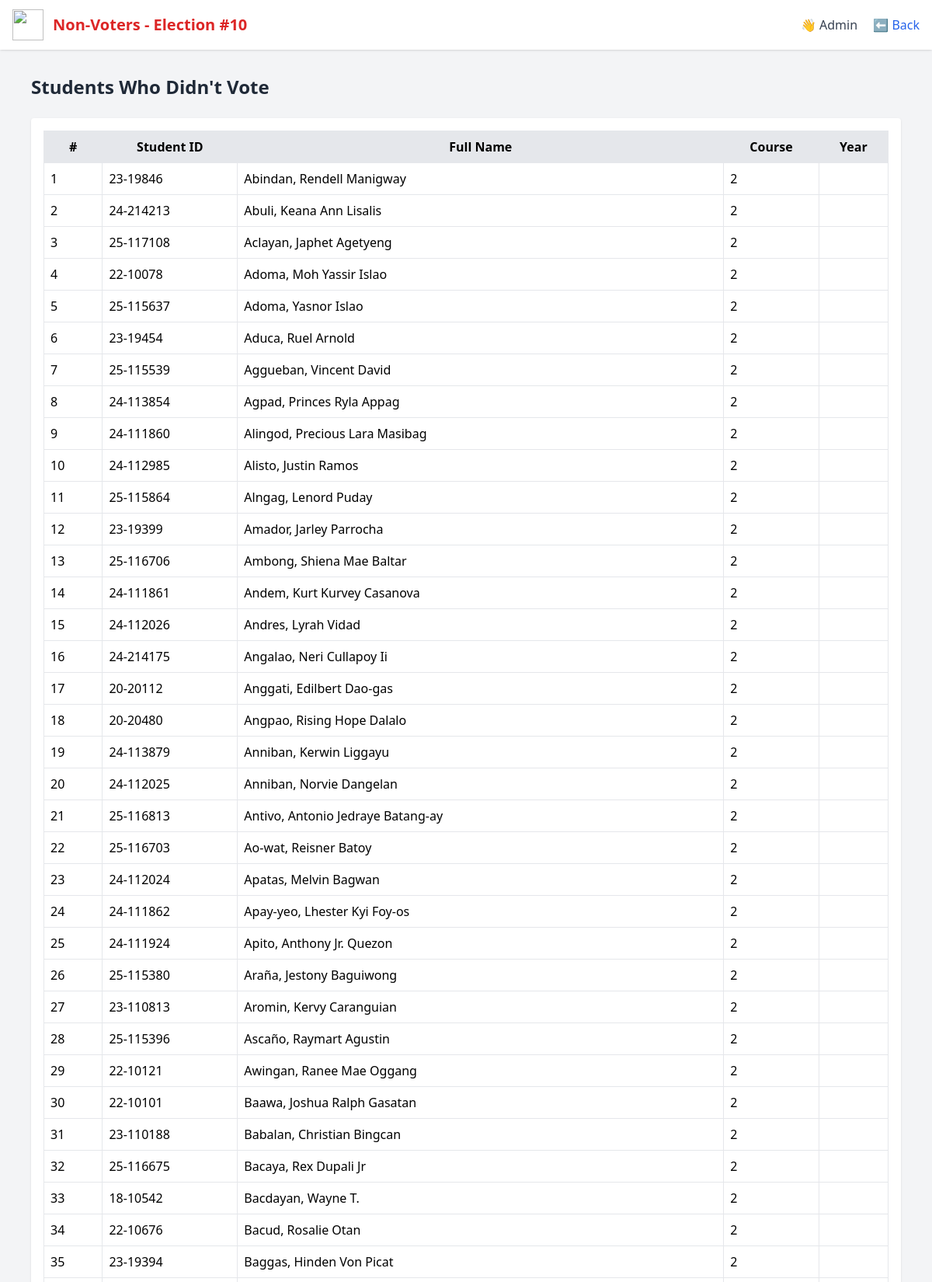
Screenshot of /not_voted.php?election_id=10 (upper part) with the database file from the repository.
### tables this page shows
CREATE TABLE `students` (
  `id` int(11) NOT NULL,
  `student_id` varchar(20) DEFAULT NULL,
  `name` varchar(100) DEFAULT NULL,
  `password` varchar(255) DEFAULT NULL,
  `college_id` int(11) DEFAULT NULL,
  `first_name` varchar(50) NOT NULL,
  `middle_name` varchar(50) DEFAULT NULL,
  `last_name` varchar(50) NOT NULL,
  `ext` varchar(10) DEFAULT NULL,
  `gender` enum('Male','Female','Other') NOT NULL,
  `course_year_section` varchar(100) DEFAULT NULL,
  `year_level` int(11) DEFAULT NULL,
  `status` enum('active','inactive') DEFAULT 'active',
  `course` varchar(500) DEFAULT NULL,
  `section` varchar(10) DEFAULT NULL
);

### not_voted.php (the view, shortened to what this page needs)
<?php
$adminName = $_SESSION['admin_name'] ?? 'Admin';
$conn = new mysqli("localhost", "root", "", "voting_system");
$electionId = isset($_GET['election_id']) ? (int)$_GET['election_id'] : 0;
$votesSql = "SELECT DISTINCT student_id FROM votes WHERE election_id = ?";
$stmt = $conn->prepare($votesSql);
$stmt->bind_param("i", $electionId);
$stmt->execute();
$voteResult = $stmt->get_result();
$votedStudentIds = [];
while ($row = $voteResult->fetch_assoc()) {
    $votedStudentIds[] = $row['student_id'];
}
$idsIn = implode(',', array_map('intval', $votedStudentIds));
$whereNotIn = empty($idsIn) ? "1=1" : "id NOT IN ($idsIn)";
$notVotedSql = "SELECT * FROM students WHERE $whereNotIn ORDER BY last_name";
$studentsResult = $conn->query($notVotedSql);
?>
<!DOCTYPE html>
<html lang="en">
<head>
  <script src="https://cdn.tailwindcss.com"></script>
</head>
<body class="bg-gray-100 min-h-screen">
<header class="bg-white shadow fixed w-full top-0 z-50">
  <div class="max-w-7xl mx-auto px-4 h-16 flex justify-between items-center">
    <div class="flex items-center space-x-3">
      <img src="https://cdn-icons-png.flaticon.com/512/201/201818.png" class="w-10 h-10">
      <h1 class="text-xl font-bold text-red-600">Non-Voters - Election #<?= htmlspecialchars($electionId) ?></h1>
    </div>
    <div>
      <span class="text-gray-700">👋 <?= htmlspecialchars($adminName) ?></span>
      <a href="javascript:history.back()" class="ml-4 text-blue-600 hover:underline">⬅ Back</a>
    </div>
  </div>
</header>
<main class="max-w-6xl mx-auto pt-24 pb-10 px-4">
  <h2 class="text-2xl font-semibold mb-6 text-gray-800">Students Who Didn't Vote</h2>
  <div class="bg-white shadow rounded p-4 overflow-auto">
    <table class="w-full table-auto border-collapse">
      <thead class="bg-gray-200">
        <tr>
          <th class="p-2 border">#</th>
          <th class="p-2 border">Student ID</th>
          <th class="p-2 border">Full Name</th>
          <th class="p-2 border">Course</th>
          <th class="p-2 border">Year</th>
        </tr>
      </thead>
      <tbody>
        <?php if ($studentsResult->num_rows > 0): ?>
          <?php $i = 1; while ($student = $studentsResult->fetch_assoc()): ?>
            <tr class="hover:bg-gray-50">
              <td class="p-2 border"><?= $i++ ?></td>
              <td class="p-2 border"><?= htmlspecialchars($student['student_id']) ?></td>
              <td class="p-2 border">
                <?= htmlspecialchars($student['last_name']) ?>,
                <?= htmlspecialchars($student['first_name']) ?>
                <?= htmlspecialchars($student['middle_name']) ?> <?= htmlspecialchars($student['ext']) ?>
              </td>
              <td class="p-2 border"><?= htmlspecialchars($student['course']) ?></td>
              <td class="p-2 border"><?= htmlspecialchars($student['year']) ?></td>
            </tr>
          <?php endwhile; ?>
        <?php else: ?>
          <tr>
            <td colspan="5" class="text-center p-4 text-gray-500">All students have voted.</td>
          </tr>
        <?php endif; ?>
      </tbody>
    </table>
  </div>
</main>
</body>
</html>

### rows the page displays
students: student "23-19846", last_name "Abindan", first_name "Rendell", middle_name "Manigway", course "2"
students: student "24-214213", last_name "Abuli", first_name "Keana Ann", middle_name "Lisalis", course "2"
students: student "25-117108", last_name "Aclayan", first_name "Japhet", middle_name "Agetyeng", course "2"
students: student "22-10078", last_name "Adoma", first_name "Moh Yassir", middle_name "Islao", course "2"
students: student "25-115637", last_name "Adoma", first_name "Yasnor", middle_name "Islao", course "2"
students: student "23-19454", last_name "Aduca", first_name "Ruel", middle_name "Arnold", course "2"
students: student "25-115539", last_name "Aggueban", first_name "Vincent", middle_name "David", course "2"
students: student "24-113854", last_name "Agpad", first_name "Princes Ryla", middle_name "Appag", course "2"
students: student "24-111860", last_name "Alingod", first_name "Precious Lara", middle_name "Masibag", course "2"
students: student "24-112985", last_name "Alisto", first_name "Justin", middle_name "Ramos", course "2"
students: student "25-115864", last_name "Alngag", first_name "Lenord", middle_name "Puday", course "2"
students: student "23-19399", last_name "Amador", first_name "Jarley", middle_name "Parrocha", course "2"
students: student "25-116706", last_name "Ambong", first_name "Shiena Mae", middle_name "Baltar", course "2"
students: student "24-111861", last_name "Andem", first_name "Kurt Kurvey", middle_name "Casanova", course "2"
students: student "24-112026", last_name "Andres", first_name "Lyrah", middle_name "Vidad", course "2"
students: student "24-214175", last_name "Angalao", first_name "Neri", middle_name "Cullapoy", ext "Ii", course "2"
students: student "20-20112", last_name "Anggati", first_name "Edilbert", middle_name "Dao-gas", course "2"
students: student "20-20480", last_name "Angpao", first_name "Rising Hope", middle_name "Dalalo", course "2"
students: student "24-113879", last_name "Anniban", first_name "Kerwin", middle_name "Liggayu", course "2"
students: student "24-112025", last_name "Anniban", first_name "Norvie", middle_name "Dangelan", course "2"
students: student "25-116813", last_name "Antivo", first_name "Antonio Jedraye", middle_name "Batang-ay", course "2"
students: student "25-116703", last_name "Ao-wat", first_name "Reisner", middle_name "Batoy", course "2"
students: student "24-112024", last_name "Apatas", first_name "Melvin", middle_name "Bagwan", course "2"
students: student "24-111862", last_name "Apay-yeo", first_name "Lhester Kyi", middle_name "Foy-os", course "2"
students: student "24-111924", last_name "Apito", first_name "Anthony Jr.", middle_name "Quezon", course "2"
students: student "25-115380", last_name "Araña", first_name "Jestony", middle_name "Baguiwong", course "2"
students: student "23-110813", last_name "Aromin", first_name "Kervy", middle_name "Caranguian", course "2"
students: student "25-115396", last_name "Ascaño", first_name "Raymart", middle_name "Agustin", course "2"
students: student "22-10121", last_name "Awingan", first_name "Ranee Mae", middle_name "Oggang", course "2"
students: student "22-10101", last_name "Baawa", first_name "Joshua Ralph", middle_name "Gasatan", course "2"
students: student "23-110188", last_name "Babalan", first_name "Christian", middle_name "Bingcan", course "2"
students: student "25-116675", last_name "Bacaya", first_name "Rex", middle_name "Dupali", ext "Jr", course "2"
students: student "18-10542", last_name "Bacdayan", first_name "Wayne", middle_name "T.", course "2"
students: student "22-10676", last_name "Bacud", first_name "Rosalie", middle_name "Otan", course "2"
students: student "23-19394", last_name "Baggas", first_name "Hinden Von", middle_name "Picat", course "2"

### other values shown
$electionId "10"
$adminName "Admin"
